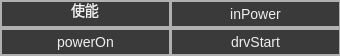
<?xml version="1.0" encoding="UTF-8"?>
<ui version="4.0">
 <class>jmcPowerWidget</class>
 <widget class="QWidget" name="jmcPowerWidget">
  <property name="geometry">
   <rect>
    <x>0</x>
    <y>0</y>
    <width>340</width>
    <height>56</height>
   </rect>
  </property>
  <property name="windowTitle">
   <string>Form</string>
  </property>
  <widget class="cSuperBtn" name="powerOn">
   <property name="geometry">
    <rect>
     <x>0</x>
     <y>28</y>
     <width>171</width>
     <height>28</height>
    </rect>
   </property>
   <property name="styleSheet">
    <string notr="true"> 
    background-color: #3a3a3a; /* 更浅的灰色背景 */
    color: #eeeeee; /* 更亮的灰色字体，提高可读性 */
    font-size: 14px; /* 字体大小适中 */
     border: 2px solid #b0b0b0;</string>
   </property>
   <property name="text">
    <string>powerOn</string>
   </property>
  </widget>
  <widget class="cSuperBtn" name="inPower">
   <property name="geometry">
    <rect>
     <x>170</x>
     <y>0</y>
     <width>171</width>
     <height>28</height>
    </rect>
   </property>
   <property name="styleSheet">
    <string notr="true"> 
    background-color: #3a3a3a; /* 更浅的灰色背景 */
    color: #eeeeee; /* 更亮的灰色字体，提高可读性 */
    font-size: 14px; /* 字体大小适中 */
     border: 2px solid #b0b0b0;</string>
   </property>
   <property name="text">
    <string>inPower</string>
   </property>
  </widget>
  <widget class="QLineEdit" name="name">
   <property name="enabled">
    <bool>false</bool>
   </property>
   <property name="geometry">
    <rect>
     <x>0</x>
     <y>0</y>
     <width>171</width>
     <height>28</height>
    </rect>
   </property>
   <property name="styleSheet">
    <string notr="true"> 
    background-color: #3a3a3a; /* 更浅的灰色背景 */
    color: #eeeeee; /* 更亮的灰色字体，提高可读性 */
    font-size: 14px; /* 字体大小适中 */
     border: 2px solid #b0b0b0;

</string>
   </property>
   <property name="text">
    <string>使能</string>
   </property>
   <property name="alignment">
    <set>Qt::AlignCenter</set>
   </property>
  </widget>
  <widget class="cSuperBtn" name="drvStart">
   <property name="geometry">
    <rect>
     <x>170</x>
     <y>28</y>
     <width>171</width>
     <height>28</height>
    </rect>
   </property>
   <property name="styleSheet">
    <string notr="true"> 
    background-color: #3a3a3a; /* 更浅的灰色背景 */
    color: #eeeeee; /* 更亮的灰色字体，提高可读性 */
    font-size: 14px; /* 字体大小适中 */
     border: 2px solid #b0b0b0;</string>
   </property>
   <property name="text">
    <string>drvStart</string>
   </property>
  </widget>
 </widget>
 <customwidgets>
  <customwidget>
   <class>cSuperBtn</class>
   <extends>QPushButton</extends>
   <header>include/cwidget/cSuperBtn.h</header>
  </customwidget>
 </customwidgets>
 <resources/>
 <connections/>
</ui>
